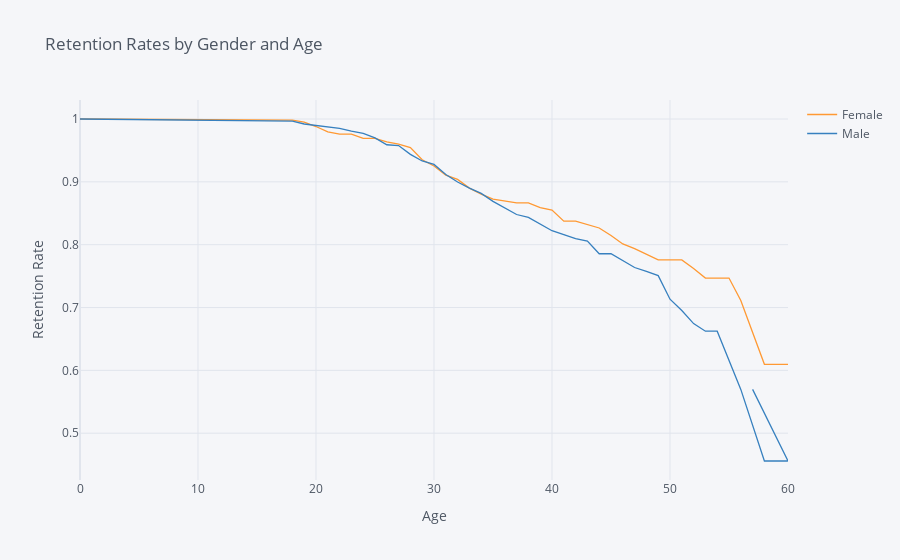

Notebook code for this chart:
### Code cell
retention_rates_1 = survival(df, 'Gender', 'Age', 'Attrition')


retention_rates_1.iplot(kind='line', xTitle = 'Age', yTitle = "Retention Rate", title='Retention Rates by Gender and Age')

### Figure 1 — Plotly figure (JSON) as saved in the notebook; plotly's stock layout.template omitted (floating-point values rounded to 4 significant figures)
{"data": [{"line": {"color": "rgba(255, 153, 51, 1.0)", "dash": "solid", "shape": "linear", "width": 1.3}, "mode": "lines", "name": "Female", "text": "", "type": "scatter", "x": [0, 18, 19, 20, 21, 22, 23, 24, 25, 26, 27, 28, 29, 30, 31, 32, 33, 34, 35, 36, 37, 38, 39, 40, 41, 42, 43, 44, 45, 46, 47, 48, 49, 50, 51, 52, 53, 54, 55, 56, 58, 59, 60, 57], "y": [1, 0.9983, 0.9949, 0.988, 0.9794, 0.976, 0.976, 0.969, 0.969, 0.9637, 0.9601, 0.9544, 0.9352, 0.9252, 0.9105, 0.904, 0.8901, 0.8804, 0.8725, 0.8696, 0.8665, 0.8665, 0.8591, 0.8551, 0.8374, 0.8374, 0.8322, 0.8266, 0.8146, 0.8011, 0.7936, 0.785, 0.7757, 0.7757, 0.7757, 0.7621, 0.7469, 0.7469, 0.7469, 0.7113, 0.6097, 0.6097, 0.6097, ""]}, {"line": {"color": "rgba(55, 128, 191, 1.0)", "dash": "solid", "shape": "linear", "width": 1.3}, "mode": "lines", "name": "Male", "text": "", "type": "scatter", "x": [0, 18, 19, 20, 21, 22, 23, 24, 25, 26, 27, 28, 29, 30, 31, 32, 33, 34, 35, 36, 37, 38, 39, 40, 41, 42, 43, 44, 45, 46, 47, 48, 49, 50, 51, 52, 53, 54, 55, 56, 58, 59, 60, 57], "y": [1, 0.9966, 0.9921, 0.9898, 0.9886, 0.9852, 0.9806, 0.977, 0.9699, 0.959, 0.9578, 0.9438, 0.9332, 0.9277, 0.9118, 0.8997, 0.8901, 0.8817, 0.8689, 0.8589, 0.848, 0.8433, 0.8331, 0.8222, 0.8162, 0.8096, 0.8058, 0.7856, 0.7856, 0.7752, 0.7637, 0.7575, 0.7508, 0.7132, 0.6952, 0.6744, 0.6624, 0.6624, 0.6172, 0.5697, 0.4558, 0.4558, 0.4558, 0.5697]}], "layout": {"autosize": true, "legend": {"bgcolor": "#F5F6F9", "font": {"color": "#4D5663"}}, "paper_bgcolor": "#F5F6F9", "plot_bgcolor": "#F5F6F9", "title": {"font": {"color": "#4D5663"}, "text": "Retention Rates by Gender and Age"}, "xaxis": {"autorange": true, "gridcolor": "#E1E5ED", "range": [0, 60], "showgrid": true, "tickfont": {"color": "#4D5663"}, "title": {"font": {"color": "#4D5663"}, "text": "Age"}, "type": "linear", "zerolinecolor": "#E1E5ED"}, "yaxis": {"autorange": true, "gridcolor": "#E1E5ED", "range": [0.4255, 1.03], "showgrid": true, "tickfont": {"color": "#4D5663"}, "title": {"font": {"color": "#4D5663"}, "text": "Retention Rate"}, "type": "linear", "zerolinecolor": "#E1E5ED"}}}
